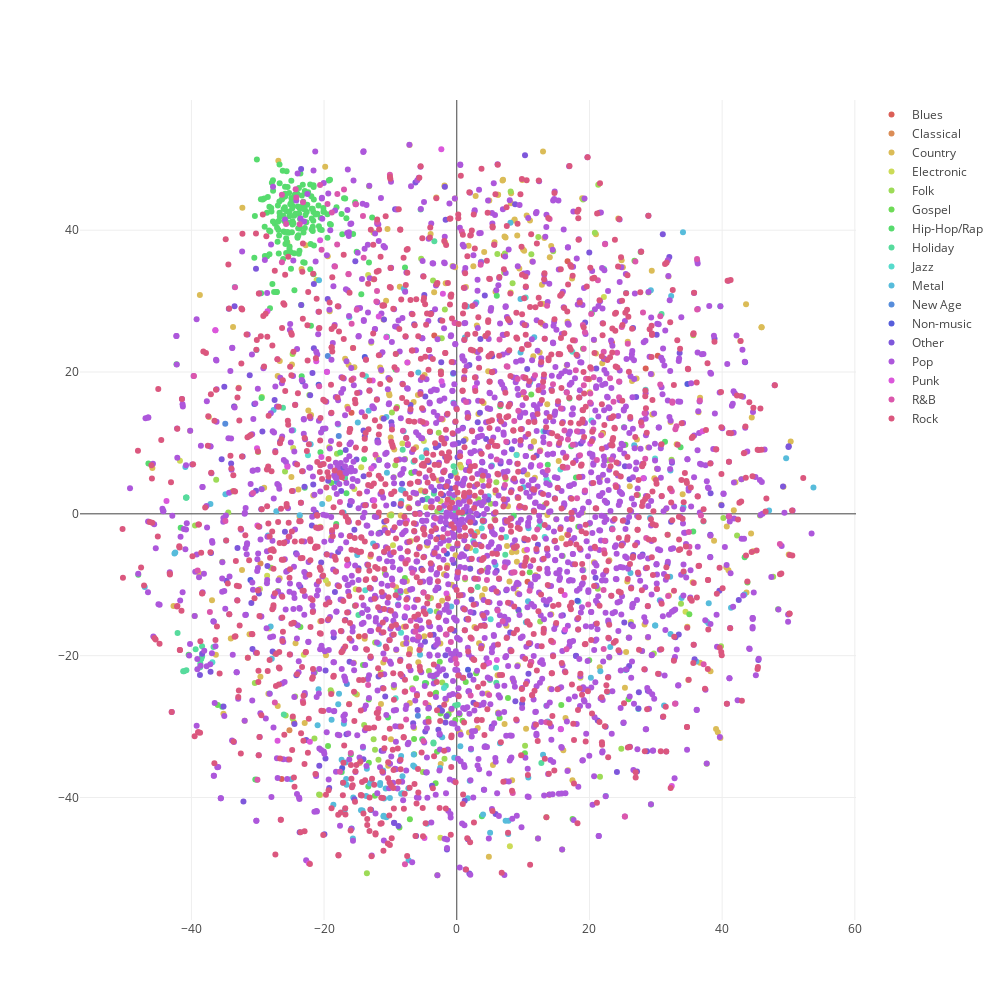

Source (notebook cell):
### Markdown cell above
### Visualise by Song Genres
Although high-dimensional data does not cluster very well, we can see if songs of the same genre are close to eachother.

### Code cell
palette=sns.color_palette("hls", len(set(song_sample.genre)))
genres=sorted(list(set(song_sample.genre)))
data=[]
for i,genre in enumerate(genres):
    temp=song_sample[song_sample["genre"] == genre]
    trace = go.Scatter(
                x = temp.x,
                y = temp.y,
                text = temp.label,
                hoverinfo = 'text',
                mode = 'markers',
                marker = {'color': 'rgb{}'.format(palette[i])},
                name = genre
            )
    
    data.append(trace)

layout=go.Layout(
    width=1000,
    height=1000,
    hovermode='closest')

iplot(go.Figure(data=data, layout=layout), filename='lyric2vec_bygenre', image='png')

### Figure 1 — Plotly figure (JSON) as saved in the notebook; plotly's stock layout.template omitted (floating-point values rounded to 4 significant figures; data arrays with more than 128 entries replaced by an {"elided": "..."} marker saying what was removed)
{"data": [{"hoverinfo": "text", "marker": {"color": "rgb(0.85999999999999999, 0.37119999999999997, 0.33999999999999997)"}, "mode": "markers", "name": "Blues", "text": ["\"4Th Time Around\" by Bob Dylan", "\"North Atlantic Drift\" by Ocean Colour Scene", "\"A Fool No More\" by Fleetwood Mac", "\"Turn The Page\" by Bob Seger", "\"Honky-Tonk Girl\" by Johnny Cash", "\"Marry You\" by Eric Clapton", "\"Big River\" by Johnny Cash", "\"A Fool For Your Stockings\" by ZZ Top", "\"I Walk The Line\" by Johnny Cash", "\"That Wonderful Someone\" by Patsy Cline", "\"BE My Lifes Companion\" by Louis Armstrong", "\"Stoned Immaculate\" by Doors", "\"Dirty Pool\" by Stevie Ray Vaughan", "\"It Takes A Lot To Laugh It Takes A Train To Cry\" by Bob Dylan", "\"Mescalero\" by ZZ Top"], "type": "scatter", "x": [21.51, -15.87, 13.93, -3.391, 30.3, 22.03, 7.08, 28.48, -14.75, -11.81, 10.67, -26.4, 23.38, 16.7, -16.86], "y": [42.46, 14.25, -39.61, 25.15, 22.29, 11.4, 36.42, 20.51, -17.31, -0.2975, -9.575, -37.4, 24.18, 35.62, 4.991]}, {"hoverinfo": "text", "marker": {"color": "rgb(0.85999999999999999, 0.55472941176470592, 0.33999999999999997)"}, "mode": "markers", "name": "Classical", "text": ["\"E Lucevan Le Stelle\" by Michael Bolton", "\"The Green Fields Of France\" by John McDermott", "\"The Sun Is Burning\" by John McDermott", "\"And The Band Played Waltzing Matilda\" by John McDermott"], "type": "scatter", "x": [-27.42, -25.22, -29.59, -24.52], "y": [-19.67, -30.5, -7.009, -29.46]}, {"hoverinfo": "text", "marker": {"color": "rgb(0.85999999999999999, 0.73825882352941175, 0.33999999999999997)"}, "mode": "markers", "name": "Country", "text": {"elided": "306 str values"}, "type": "scatter", "x": {"elided": "306 float values"}, "y": {"elided": "306 float values"}}, {"hoverinfo": "text", "marker": {"color": "rgb(0.79821176470588229, 0.85999999999999999, 0.33999999999999997)"}, "mode": "markers", "name": "Electronic", "text": ["\"Invisible\" by Pet Shop Boys", "\"Toyfriend\" by David Guetta", "\"Party\" by Human League", "\"Darkness\" by Human League", "\"Sola Sistim\" by Underworld", "\"Sound Of Letting Go\" by David Guetta", "\"Hold My Hand\" by Unkle", "\"Dinosaur Adventure 3D\" by Underworld", "\"Blind Youth\" by Human League", "\"Domino Dancing\" by Pet Shop Boys", "\"The Dream\" by Culture Club", "\"sky\" by Human League", "\"Glory! Glory!\" by Underworld", "\"This World\" by Zero 7", "\"Forgive Me\" by Donna Summer", "\"Boys And Girls\" by Human League", "\"Crow And A Baby\" by Human League", "\"If I Can't Have You\" by Zero 7", "\"Glow\" by Unkle", "\"Abnormally Attracted To Sin\" by Tori Amos", "\"Dreams Of Leaving\" by Human League", "\"Only After Dark\" by Human League", "\"The Bird And The Worm\" by Owl City", "\"Flamboyant\" by Pet Shop Boys", "\"Hooray! Hooray! It's A Holi-Holiday\" by Boney M.", "\"Komakino\" by Joy Division", "\"The Misunderstanding\" by Omd", "\"It's A Sin\" by Pet Shop Boys", "\"I Started A Joke\" by Robbie Williams", "\"Mmm Skyscraper I Love You\" by Underworld", "\"In Time\" by Zero 7", "\"Forever\" by Omd", "\"Confusion The Waitress\" by Underworld", "\"Do Or Die\" by Human League", "\"Song For Noa\" by Bosson", "\"Wxjl Tonight\" by Human League", "\"Bet She's Not Your Girlfriend\" by Pet Shop Boys", "\"Beach\" by Underworld", "\"The World Is Mine\" by David Guetta", "\"Spoonman\" by Underworld", "\"Fever\" by Inna", "\"Duppy Conqueror\" by Bob Marley", "\"Telegraph\" by Omd", "\"Dental Care\" by Owl City", "\"The Real Thing\" by Human League", "\"Take It Off\" by Inna", "\"Don't Go Home With Your Hard-On\" by Leonard Cohen", "\"I'm Not Scared\" by Pet Shop Boys", "\"The Dead Girls\" by Omd"], "type": "scatter", "x": [-12.89, -12.56, 3.822, -28.29, -4.968, -2.443, 10.56, -29.66, -0.6484, -33.53, -15.24, -19.73, 8.127, -11.45, -6.432, -4.624, -28.59, 26.25, 34.48, -19.24, 8.003, -7.302, -19.24, -20.61, -12.03, -2.47, 2.021, -1.4, -1.217, -15.44, 18.95, 2.822, -24.66, 18.64, -6.964, 22.17, 14.99, -9.614, 9.207, -21.13, -23.06, -14.4, 0.6682, -8.202, 5.879, -13.36, 42.74, -18.9, -41.73], "y": [24.14, 39.66, 4.775, -16.18, 10.28, 1.765, -6.366, -10.6, 34.96, 15.12, -10.63, -9.37, 31.22, -22.37, -30.21, 0.9295, -8.725, -15.24, -13.82, 2.236, -46.87, 0.9776, 9.404, -1.829, 7.918, -45.67, -7.704, -11.6, -4.521, 3.509, 0.1743, 4.001, 9.294, -23.13, -3.846, 30.57, -0.7523, -4.441, -21.34, 32.99, -19.88, 6.566, 6.534, 9.921, 3.22, 33.69, 24.38, -3.346, 7.504]}, {"hoverinfo": "text", "marker": {"color": "rgb(0.61468235294117635, 0.85999999999999999, 0.33999999999999997)"}, "mode": "markers", "name": "Folk", "text": ["\"Wedding Song\" by Arlo Guthrie", "\"The Sins Of Memphisto\" by John Prine", "\"A Message To The Wind\" by Gordon Lightfoot", "\"If I Could\" by John Prine", "\"The Jolly Butcher\" by Great Big Sea", "\"It Was Always So Easy (To Find An Unhappy Woman)\" by Proclaimers", "\"Every Hand In The Land\" by Arlo Guthrie", "\"Me, Myself, And I\" by John Prine", "\"Lining Track\" by John Denver", "\"Bruised Orange\" by John Prine", "\"A Voice For Peace\" by Dan Fogelberg", "\"Brighten Your Night With My Day\" by James Taylor", "\"Lovin You\" by Mary Black", "\"Billy The Bum\" by John Prine", "\"The First Person On Earth\" by Tracy Chapman", "\"Crooked Piece Of Time\" by John Prine", "\"He Was In Heaven Before He Died\" by John Prine", "\"Children Of Abraham\" by Arlo Guthrie", "\"La La I Love You\" by Don McLean", "\"Night Owl\" by James Taylor", "\"There She Goes\" by John Prine", "\"Wedding Bells\" by John Prine", "\"Second Cup Of Coffee\" by Gordon Lightfoot", "\"Not Fade Away\" by James Taylor", "\"Big Road\" by Bonnie Raitt", "\"Standin'\" by Townes Van Zandt", "\"Be My Friend Tonight\" by John Prine", "\"Do I Have To Dance All Night\" by Leonard Cohen", "\"Early Mornin' Rain\" by Gordon Lightfoot", "\"After You're Gone\" by Proclaimers", "\"Bullets\" by Passenger", "\"Does Your Mother Know\" by Gordon Lightfoot", "\"Going Around One More Time\" by James Taylor", "\"What Are You At?\" by Great Big Sea", "\"Been Smoking Too Long\" by Nick Drake", "\"Holy Road\" by Dan Fogelberg", "\"Don't Talk Now\" by James Taylor", "\"Race Among The Ruins\" by Gordon Lightfoot", "\"Down By The Side Of The Road\" by John Prine", "\"Autumngirlsoup\" by Kirsty Maccoll", "\"I Want To Be With You Always\" by John Prine", "\"A Good Time\" by John Prine", "\"Burning Times\" by Christy Moore", "\"Comfort And Joy\" by Paul Simon", "\"Hey Mister, That's Me Up On The Jukebox\" by James Taylor", "\"Please Don't Bury Me\" by John Prine", "\"Linda Goes To Mars\" by John Prine", "\"Loose Talk\" by John Prine", "\"All There Is\" by Dan Fogelberg", "\"Somewhere Someone's Falling In Love\" by John Prine", "\"Way Back Then\" by John Prine", "\"I Think That's What I Believe\" by Proclaimers", "\"Dixie\" by Bob Dylan", "\"No Man Can Find The War\" by Tim Buckley", "\"Golden Heart\" by Kirsty Maccoll", "\"House On A Hill\" by Passenger", "\"All I'm After\" by Gordon Lightfoot", "\"Drowning Man\" by Arlo Guthrie", "\"Higher Ground\" by Dan Fogelberg", "\"The Late John Garfield Blues\" by John Prine", "\"We've Got A Groovey Thing Goin'\" by Paul Simon", "\"There We Are\" by James Taylor", "\"Shadows\" by Gordon Lightfoot", "\"The Hobo Song\" by John Prine", "\"River Man\" by Nick Drake", "\"Magnificent Outpouring\" by Gordon Lightfoot", "\"Knock On Wood\" by James Taylor", "\"A Pair Of Brown Eyes\" by Christy Moore", "\"Gospel Plow\" by Bob Dylan", "\"Spencer The Rover\" by John Martyn", "\"A Boat Like Gideon Brown\" by Great Big Sea", "\"Wake Up Little Susie\" by Paul Simon", "\"Circles\" by Arlo Guthrie", "\"Gotta Get Away\" by Gordon Lightfoot", "\"Captain Jim's Drunken Dream\" by James Taylor", "\"Who Can Blame You\" by Alison Krauss", "\"Walking The Dog\" by Bonnie Raitt", "\"Seagulls\" by Great Big Sea", "\"Taking A Walk\" by John Prine", "\"One Man Parade\" by James Taylor", "\"If It Should Please You\" by Gordon Lightfoot", "\"Cod Liver Oil\" by Great Big Sea", "\"Tennessee Stud\" by Nitty Gritty Dirt Band", "\"Night Of Hunters\" by Tori Amos", "\"Circle Of Steel\" by Gordon Lightfoot", "\"It's Worth Believin'\" by Gordon Lightfoot", "\"Fish And Whistle\" by John Prine", "\"Gentle River\" by Alison Krauss", "\"I Was A Fool To Care\" by James Taylor", "\"Let It Be Me\" by Indigo Girls", "\"I Saw Mommy Kissing Santa Claus\" by John Prine", "\"Cold Hands From New York\" by Gordon Lightfoot", "\"Lake Marie\" by John Prine", "\"Fabulous Garden\" by Kirsty Maccoll", "\"Last Hobo\" by John Denver", "\"Home By Another Way\" by James Taylor", "\"Everything In It's Own Time\" by Indigo Girls", "\"Paper Airplane\" by Alison Krauss", "\"Change\" by Tracy Chapman"], "type": "scatter", "x": [-13.55, -18.06, -30.23, -2.394, 21.26, 35.65, 40.19, 1.249, -5.367, 19.04, -2.19, 45.7, 3.246, 20.81, -4.201, 13.28, -9.771, -21.45, 14.53, 8.41, -13.22, -4.103, 37.67, 22.76, 7.152, 42.93, 28.91, 47.69, -2.929, 4.532, -24.75, -39.52, 5.962, -39.46, -29.39, -15.33, 5.678, -10.84, 8.12, -25.89, 29.7, -6.731, -11.8, -5.832, -2.261, 21.33, -2.725, 27.94, -19.01, 25.92, 12.57, 23.01, -9.89, -12.32, -24.36, -26.98, -12.31, 12.22, -33.84, -34.44, 32.37, 10.29, 13.51, -24.74, 15.88, -3.029, 11.17, -28.02, 5.104, -25.79, 6.119, -7.8, -35.35, -3.578, -1.853, 7.375, -9.491, 12.29, 31.81, -1.799, 11.24, -13.96, 7.249, -12.53, -30.44, 42.25, -9.279, 24.8, -36.26, -20.76, -9.007, -5.113, -22.22, 21.58, 39.83, -29.95, -9.506, -2.926, 33.8], "y": [-50.67, 8.463, -19.61, 20.12, -10.57, 25.19, -0.5838, -9.208, 35.98, 44.32, -23.79, -0.2236, 2.074, 39.64, -22.18, 1.299, 14.3, -31.7, 37.02, 32.52, 46.21, -11.93, -35.23, 7.56, 34.03, 4.886, 31.21, -8.86, 0.375, -7.798, 22.53, -14.42, 4.472, -1.658, 16.47, -25.3, -0.7147, -8.429, 45.45, 5.955, -19.69, -24.61, -34.68, 1.471, 24.78, 46.39, 11.42, -19.34, -24.87, -17.44, -15.18, -20.26, -0.2406, -33.26, -25.75, -10.89, -18.13, -45.78, 3.144, 0.1715, 7.643, -32.69, -42.79, -28.85, -47.34, -13.76, 9.283, -7.612, 1.406, -28.44, 36.64, 7.737, -6.759, 32.89, -34.53, 4.907, 5.173, 39.03, -2.935, 28.82, 36.6, -29.77, 36.71, -31.78, -23.85, -3.055, 6.837, -33.13, 4.79, -39.57, 15.06, -36.41, 16.76, -37.09, -18.67, 8.735, -24.28, -50.97, -12.66]}, {"hoverinfo": "text", "marker": {"color": "rgb(0.43115294117647041, 0.85999999999999999, 0.33999999999999997)"}, "mode": "markers", "name": "Gospel", "text": ["\"You Hold My World\" by Israel Houghton", "\"We Are The Free\" by Matt Redman", "\"Missing You\" by Amy Grant", "\"I Wish We'd All Been Ready\" by Cliff Richard", "\"The Stand\" by Michael W. Smith", "\"Lies\" by Keith Green", "\"The Father's Song\" by Matt Redman", "\"We Are The Free\" by Indiana Bible College", "\"My Desire\" by Kirk Franklin", "\"Mama Why\" by Loretta Lynn", "\"God Is Good All The Time\" by Don Moen", "\"Chalk In The Rain\" by Point Of Grace", "\"You Are For Me\" by Kari Jobe", "\"Drawing Me Closer\" by Point Of Grace", "\"No Turning Back\" by Out Of Eden", "\"Cut The Devil Down\" by Keith Green", "\"Upside Down\" by Zoegirl", "\"The Prayer\" by Yolanda Adams", "\"The Way It Is With Love\" by Natalie Grant", "\"That's What Love Is For\" by Amy Grant", "\"What About The Children\" by Yolanda Adams", "\"Love Me Good\" by Michael W. Smith", "\"The Village Of St. Bernadette\" by Andy Williams", "\"Wait\" by Zoegirl", "\"Not Giving Up\" by Amy Grant", "\"He Will Supply\" by Kirk Franklin", "\"Simple Things\" by Amy Grant", "\"I Can't Always See You\" by Imperials", "\"Say Once More\" by Amy Grant", "\"You've Been A Friend\" by Israel", "\"Takes A Little Time\" by Amy Grant", "\"Come To Praise\" by Planetshakers", "\"Hanggang Sa Muli\" by Carol Banawa", "\"Anthem To Our God\" by Indiana Bible College", "\"Not Ashamed\" by Planetshakers", "\"Let It Go\" by Kirk Franklin", "\"Suzanne\" by Nina Simone", "\"There's No Christmas Without You\" by Kirk Franklin", "\"Jehovah\" by Amy Grant", "\"Sail On\" by Imperials", "\"Praise The Lord\" by Imperials", "\"No Tomorrow\" by Planetshakers", "\"Out In The Open\" by Amy Grant", "\"Now You See Me, Now You Don't\" by Cliff Richard", "\"March\" by Zao", "\"Singing Over Me\" by Kari Jobe", "\"You Are Holy\" by Planetshakers", "\"So Glad\" by Amy Grant", "\"The Appeal\" by Kirk Franklin", "\"Abide With Me\" by Amy Grant", "\"Don't Wanna Fall Away From You\" by Keith Green", "\"Stepping In Your Shoes\" by Amy Grant", "\"Life To Me\" by Zoegirl", "\"No One Believes In Me Anymore\" by Keith Green", "\"Cry For Love\" by Michael W. Smith", "\"I Believe\" by Carol Banawa", "\"Unchangeable\" by Zoegirl", "\"The Storm Is Over Now\" by Kirk Franklin", "\"Keep Your Lure In The Water\" by Randy Travis"], "type": "scatter", "x": [-3.123, -6.844, -11.68, -12.35, 0.4246, -13.25, -4.618, -6.79, -3.24, 26.78, -2.448, -14.14, 7.715, 15.75, -18.89, -7.067, -23.57, -13.41, -6.439, -30.14, -13.27, 19.02, -7.819, 35.05, 27.3, 1.755, -21.42, 15.96, 18.31, -1.594, 25.42, 10.99, -17.97, -1.23, 0.8715, 27.71, 48.43, -6.142, 6.465, 17.45, -8.643, 19.96, -3.193, -9.133, 25.89, -4.273, -0.2277, 0.06188, -2.563, 2.92, 1.348, -6.423, -2.98, 43.81, -36.03, 7.113, 10.27, 11.23, -19.41], "y": [-25.23, 5.81, -2.652, -39.76, -28.3, -35.11, -23.91, 5.808, -25.36, 35.69, -28.17, -21.3, -25.96, -26.97, 4.332, -43.08, -15.94, -23.27, -31.77, -37.49, -26.18, 23.27, -9.044, -14.15, 2.665, 0.1776, -22.37, -5.949, -1.804, -28.59, 9.746, -8.241, 5.548, -28.28, -29.18, 36.92, -13.47, -23.2, -28.78, -43.05, -44.25, -20.65, -38.0, 22.59, -26.16, -28.88, -29.08, -4.49, -20.85, -22.47, -23.7, -33.91, -33.55, -9.679, -26.95, -14.98, -33.76, 16.84, -32.74]}, {"hoverinfo": "text", "marker": {"color": "rgb(0.33999999999999997, 0.85999999999999999, 0.43237647058823525)"}, "mode": "markers", "name": "Hip-Hop/Rap", "text": {"elided": "205 str values"}, "type": "scatter", "x": {"elided": "205 float values"}, "y": {"elided": "205 float values"}}, {"hoverinfo": "text", "marker": {"color": "rgb(0.33999999999999997, 0.85999999999999999, 0.61590588235294119)"}, "mode": "markers", "name": "Holiday", "text": ["\"Santa Baby\" by Everclear", "\"Merry Christmas Baby\" by Bruce Springsteen", "\"My Only Wish\" by Britney Spears", "\"A Christmas Love Song\" by Barbra Streisand", "\"The Christmas Song\" by Gloria Gaynor", "\"Silver Bells\" by Stevie Wonder", "\"Old Toy Trains\" by Raffi", "\"O Little Town\" by Amy Grant", "\"It's Beginning To Look A Lot Like Christmas\" by Michael Buble", "\"December Snow\" by Moody Blues", "\"Someday At Christmas\" by Stevie Wonder", "\"Jingle Bells\" by Perry Como", "\"Thankful\" by Josh Groban", "\"Christmas Everyday\" by Kenny Rogers", "\"Little Man You've Had A Busy Day\" by Perry Como", "\"I'll Be Home For Christmas\" by Bing Crosby", "\"Blue Christmas\" by Johnny Cash", "\"A Different Kind Of Christmas\" by Leann Rimes", "\"What Child Is This?\" by Josh Groban", "\"Diana\" by Conway Twitty", "\"Away In A Manger\" by Faith Hill", "\"I'll Be Home For Christmas\" by Donna Summer", "\"The Christmas Song\" by Michael Bolton", "\"Christmas Island\" by Jimmy Buffett", "\"Heaven\" by Carly Simon", "\"Adeste Fideles (O Come All Ye Faithful)\" by Il Divo", "\"Chee-Chee Oo Chee (Sang The Little Bird)\" by Dean Martin", "\"The Christmas Song\" by Andy Williams", "\"Gloria\" by Matt Redman", "\"Canadian Sunset\" by Dean Martin", "\"Oh Christmas Tree\" by Boney M.", "\"Like Someone In Love\" by Perry Como", "\"The Only Gift\" by 'n Sync", "\"The Girl From Ipanema\" by Michael Bolton", "\"Christmas Mem'ries\" by Barbra Streisand", "\"Joy To The World\" by Randy Travis", "\"Swinging on A Star\" by Bing Crosby", "\"O Come All Ye Faithful\" by Lionel Richie", "\"Little Drummer Boy\" by Boney M.", "\"Silver Bells\" by The Temptations", "\"Sleigh Ride\" by Amy Grant", "\"Have Yourself A Merry Christmas\" by Glee", "\"Love's In Our Hearts On Christmas Day\" by 'n Sync", "\"I've Got A Feelin' I'm Fallin'\" by Perry Como", "\"Oh My Lord\" by Boney M.", "\"It Had To Be You\" by Perry Como", "\"Mrs. Santa Claus\" by Nat King Cole", "\"If It Doesn't Snow On Christmas\" by Christmas Songs", "\"A Winter Romance\" by Dean Martin", "\"Have Yourself A Merry Little Christmas\" by Carly Simon", "\"Noel, Christmas Eve 1913\" by John Denver", "\"Santa Claus Wants Some Lovin'\" by Lynyrd Skynyrd", "\"Rockin' Around The Christmas Tree\" by Amy Grant", "\"December\" by Ariana Grande", "\"Forgive\" by Carly Simon", "\"12 Pains Of Christmas\" by Bob Rivers", "\"Rocking Around The Christmas Tree\" by Christmas Songs", "\"True Love\" by Ariana Grande", "\"Prince Of Peace\" by Amy Grant", "\"The First Noel\" by Lionel Richie"], "type": "scatter", "x": [-40.73, 30.86, -40.81, -40.8, -0.7749, -4.497, -3.454, 4.992, -38.39, 2.198, -36.67, -3.382, 12.75, -38.68, -5.449, -8.97, -4.415, -38.52, 3.955, 7.31, 6.243, -8.483, -0.8265, -4.807, 5.954, -16.86, -8.155, -0.6892, -3.509, -14.83, 3.15, -15.35, -40.76, -0.3115, -38.53, -3.367, -26.2, -0.2627, 0.9124, -4.495, -11.74, -0.181, -38.66, -0.4876, 0.1589, 13.82, -38.39, -42.08, 12.38, 0.05017, -26.07, 22.19, -10.52, -41.11, -1.656, -39.36, -10.56, -41.24, -3.515, -2.082], "y": [2.319, 28.17, 2.295, 2.275, 2.282, 2.095, 2.82, -23.42, -20.12, -10.81, -18.78, 38.43, -35.15, -21.63, 42.93, -10.99, 2.177, -20.44, 1.613, -5.768, -28.18, -11.11, 2.252, 3.082, -23.83, 5.164, 9.023, 2.252, -32.39, -14.27, -10.31, -12.96, -22.06, 5.913, -20.46, -23.2, 14.95, -27.04, 0.05473, 2.05, 7.604, 0.2723, -21.11, 6.728, -26.93, 4.387, -18.66, -16.81, -1.9, 0.6694, -28.3, 34.52, 24.97, -22.21, -24.26, -19.09, 24.97, -22.2, -32.25, -3.455]}, {"hoverinfo": "text", "marker": {"color": "rgb(0.33999999999999997, 0.85999999999999999, 0.79943529411764713)"}, "mode": "markers", "name": "Jazz", "text": ["\"A Little Lovin\" by Neil Sedaka", "\"How Long Has This Been Going On?\" by Van Morrison", "\"Lorca\" by Tim Buckley", "\"Happy New Year\" by Judy Garland", "\"Turbulent Indigo\" by Joni Mitchell", "\"Fascination\" by Nat King Cole", "\"All That Jazz\" by Ella Fitzgerald", "\"Sunday, Monday Or Always\" by Bing Crosby", "\"As Long As I Live\" by Ella Fitzgerald", "\"He Was Too Good To Me\" by Nina Simone", "\"I Surrender Dear\" by Bing Crosby", "\"I'll Walk Alone\" by Bing Crosby", "\"Georgia Rose\" by Queen Latifah", "\"April In Paris\" by Dean Martin", "\"Gee Baby, Ain't I Good To You?\" by Billie Holiday", "\"Congratulations To Someone\" by Louis Armstrong", "\"This Moment In Time\" by Engelbert Humperdinck", "\"Change Partners\" by Ella Fitzgerald", "\"Don't Cry Baby\" by Queen Latifah", "\"Anything You Can Do\" by Dean Martin", "\"Cheek To Cheek\" by Billie Holiday", "\"Non Dimenticar\" by Nat King Cole", "\"I've Got My Love To Keep Me Warm\" by Irving Berlin", "\"Mack The Knife\" by Bing Crosby", "\"Taming The Tiger\" by Joni Mitchell", "\"Please Baby Don't\" by John Legend", "\"Chug-a-lug\" by Beach Boys", "\"I Get Along Without You Very Well\" by Billie Holiday", "\"Have You Met Miss Jones?\" by Ella Fitzgerald", "\"American Anthem\" by Norah Jones", "\"I Hate Men\" by Cole Porter", "\"A Couple Of Swells\" by Judy Garland", "\"Ac-Cent-Tchu-Ate The Positive\" by Ella Fitzgerald", "\"Comes Love\" by Billie Holiday", "\"Rock My Soul\" by Louis Armstrong", "\"Dream\" by Dean Martin", "\"Give Me Your Love\" by Nat King Cole", "\"Erotic\" by Madonna", "\"Among My Souvenirs\" by Judy Garland", "\"The Bridge\" by Billy Joel", "\"Are You Lonesome Tonight?\" by Frank Sinatra", "\"I've Got My Love To Keep Me Warm\" by Judy Garland", "\"Am I That Easy To Forget\" by Engelbert Humperdinck", "\"Either Way I Lose\" by Nina Simone", "\"All Or Nothing At All\" by Billie Holiday", "\"Exactly Like You\" by Bing Crosby", "\"Heaven Help My Heart\" by Idina Menzel", "\"C'est Si Bon\" by Dean Martin"], "type": "scatter", "x": [10.38, 37.19, -1.929, -36.84, -22.43, 12.64, 20.3, 7.423, 28.46, 39.71, 13.5, 37.72, 1.705, 25.42, 17.42, 15.62, -13.8, 3.765, 29.89, -5.274, 3.961, 2.856, 3.762, 3.693, -28.44, -33.47, -16.19, -29.44, 5.1, -9.217, -17.87, -24.65, -6.523, 27.37, 13.05, 2.577, 5.92, -13.7, -2.384, 13.25, 18.34, 3.906, 19.03, 13.52, 3.965, 9.015, -8.4, 2.475], "y": [30.53, -1.087, -24.57, -20.93, 8.248, -1.377, 13.16, -3.256, 17.5, 29.27, -27.08, -15.21, 2.392, -22.04, 22.88, 6.263, -10.79, -2.023, 7.8, 7.969, -0.8713, -5.195, 5.524, 35.55, 6.354, 31.97, 27.72, 3.488, -14.85, -26.01, 12.59, 11.78, 7.354, -27.54, 11.66, -2.768, -21.71, 19.4, 0.5639, -3.282, -12.38, 5.525, -7.948, 4.882, -1.167, 8.3, -16.76, -3.845]}, {"hoverinfo": "text", "marker": {"color": "rgb(0.33999999999999997, 0.73703529411764679, 0.85999999999999999)"}, "mode": "markers", "name": "Metal", "text": {"elided": "149 str values"}, "type": "scatter", "x": {"elided": "149 float values"}, "y": {"elided": "149 float values"}}, {"hoverinfo": "text", "marker": {"color": "rgb(0.33999999999999997, 0.55350588235294096, 0.85999999999999999)"}, "mode": "markers", "name": "New Age", "text": ["\"As Baile\" by Enya", "\"All Of The Above\" by Idina Menzel", "\"Afer Ventus\" by Enya", "\"Reach\" by Idina Menzel", "\"Heart On My Sleeve\" by Idina Menzel", "\"Minuet\" by Idina Menzel"], "type": "scatter", "x": [-19.44, -17.79, -18.07, -16.57, -5.859, -34.89], "y": [22.27, 10.96, 4.493, -24.01, -28.46, 12.69]}, {"hoverinfo": "text", "marker": {"color": "rgb(0.33999999999999997, 0.36997647058823502, 0.85999999999999999)"}, "mode": "markers", "name": "Non-music", "text": ["\"Don't Fall In Love\" by Ne-Yo", "\"A Taste Of Honey\" by Tom Jones", "\"My Mother's Eyes\" by Tom Jones", "\"Bells For Her\" by Tori Amos", "\"Peace\" by Lana Del Rey", "\"Mississippi Goddam\" by Nina Simone", "\"Motives And Thoughts\" by Lauryn Hill", "\"One\" by Lady Gaga", "\"On And On\" by Utada Hikaru", "\"Yesterday\" by Tom Jones", "\"Messages\" by Xavier Rudd"], "type": "scatter", "x": [34.76, 21.01, -1.482, -31.1, 18.19, -20.82, -17.27, -30.51, -13.86, 10.93, 1.695], "y": [18.3, -10.11, -5.645, -9.327, -12.27, 18.22, -35.86, 15.51, 22.12, -18.37, -21.99]}, {"hoverinfo": "text", "marker": {"color": "rgb(0.49355294117647014, 0.33999999999999997, 0.85999999999999999)"}, "mode": "markers", "name": "Other", "text": {"elided": "276 str values"}, "type": "scatter", "x": {"elided": "276 float values"}, "y": {"elided": "276 float values"}}, {"hoverinfo": "text", "marker": {"color": "rgb(0.67708235294117602, 0.33999999999999997, 0.85999999999999999)"}, "mode": "markers", "name": "Pop", "text": {"elided": "2050 str values"}, "type": "scatter", "x": {"elided": "2050 float values"}, "y": {"elided": "2050 float values"}}, {"hoverinfo": "text", "marker": {"color": "rgb(0.85999999999999999, 0.33999999999999997, 0.85938823529411745)"}, "mode": "markers", "name": "Punk", "text": ["\"English Rose\" by The Jam", "\"HEY MISTER\" by The Jam", "\"Love For Tender\" by Elvis Costello", "\"Crawling To The U.s.a.\" by Elvis Costello", "\"Burning Sky\" by The Jam", "\"Stay Free\" by Clash", "\"I've Changed My Address\" by The Jam", "\"Wolfs Blood\" by Misfits", "\"I'll Be Waiting\" by Offspring", "\"Red Red Sun\" by INXS", "\"Paint Me Down\" by Spandau Ballet", "\"Nonstop Dancing\" by The Jam", "\"She Loved Like Diamond\" by Spandau Ballet", "\"The One Thing\" by INXS", "\"Straight Edge\" by NOFX", "\"I Can't Stand Up For Falling Down\" by Elvis Costello", "\"Our Lawyer Made Us Change The Name Of This Song So We Wouldn't Get Sued\" by Fall Out Boy", "\"Life Is Wild\" by Clash", "\"Smithers-Jones\" by The Jam", "\"American Nightmare\" by Misfits", "\"Boy About Town\" by The Jam", "\"Medio-Core\" by NOFX", "\"Private Hell\" by The Jam", "\"King Of Confidence\" by Elvis Costello", "\"The Card Cheat\" by Clash", "\"Rest\" by Green Day", "\"I Turned Into A Martian\" by Misfits", "\"Cut Up Angels\" by Used", "\"Lovely Creature\" by Nick Cave", "\"Murder The Government\" by NOFX", "\"Killboy Powerhead\" by Offspring", "\"Imagination\" by Elvis Costello", "\"XO\" by Fall Out Boy", "\"Horseshoes and Handgrenades\" by Green Day", "\"Anarchy Camp\" by NOFX", "\"He's Got You\" by Elvis Costello", "\"Find A Way\" by Used", "\"Don't Let Me Be Misunderstood\" by Elvis Costello", "\"All Outta Angst\" by NOFX", "\"King For A Day\" by Green Day", "\"Too Much Paranoia\" by Devo", "\"Pain\" by Oingo Boingo", "\"A Quick One While He's Away\" by Green Day", "\"I, Melvin\" by NOFX", "\"7 Minutes In Heaven\" by Fall Out Boy", "\"Before The Lobotomy\" by Green Day", "\"Start!\" by The Jam"], "type": "scatter", "x": [6.042, -7.45, -2.294, -30.05, 10.59, -36.4, 12.59, 20.11, -6.607, -16.53, -4.872, -11.76, 15.67, -15.19, -19.57, 16.32, -10.61, -21.18, -25.52, -2.329, -7.519, -28.54, -30.11, -9.897, -27.02, -22.3, -43.76, 32.4, -12.87, -27.03, 2.748, 37.05, 9.368, 28.12, -20.41, 1.835, -7.6, -1.55, -36.37, -2.094, -20.6, -12.67, 4.883, -12.46, 30.14, -22.15, 16.26], "y": [-20.61, 21.36, 18.7, -1.654, -5.051, 25.9, 6.837, 9.88, -24.77, -7.27, -45.71, 27.84, -30.34, -12.88, 20.01, -16.34, 24.92, 21.51, 6.657, 51.43, -0.9275, 28.57, 9.263, 2.786, -31.99, -49.27, 1.797, -38.39, 6.399, 21.79, 17.8, 11.63, 0.8699, 5.032, 8.027, 7.356, -13.18, -11.25, 25.89, 31.04, 38.57, 18.8, -20.99, 1.902, -10.61, -32.15, -11.45]}, {"hoverinfo": "text", "marker": {"color": "rgb(0.85999999999999999, 0.33999999999999997, 0.6758588235294114)"}, "mode": "markers", "name": "R&B", "text": {"elided": "206 str values"}, "type": "scatter", "x": {"elided": "206 float values"}, "y": {"elided": "206 float values"}}, {"hoverinfo": "text", "marker": {"color": "rgb(0.85999999999999999, 0.33999999999999997, 0.49232941176470552)"}, "mode": "markers", "name": "Rock", "text": {"elided": "1410 str values"}, "type": "scatter", "x": {"elided": "1410 float values"}, "y": {"elided": "1410 float values"}}], "layout": {"height": 1000, "hovermode": "closest", "width": 1000}}
